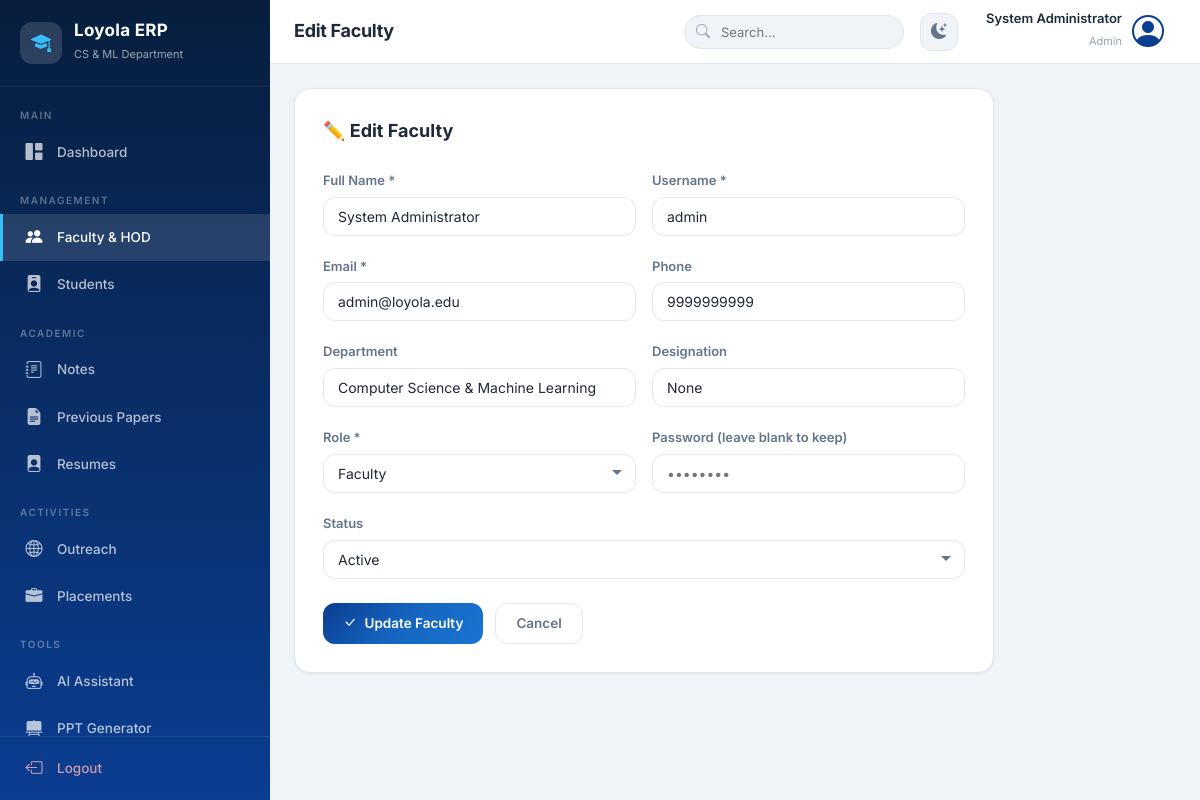
Screenshot of /admin/faculty/edit/1 (signed in) with the database file from the repository.
### models/user_model.py (models this page shows, shortened)
class User(db.Model):
    __tablename__ = "users"
    id = db.Column(db.Integer, primary_key=True)
    username = db.Column(db.String(80), unique=True, nullable=False)
    email = db.Column(db.String(120), unique=True, nullable=False)
    password_hash = db.Column(db.String(255), nullable=False)
    full_name = db.Column(db.String(150), nullable=False)
    phone = db.Column(db.String(20))
    department = db.Column(db.String(100), default="Computer Science & Machine Learning")
    role = db.Column(db.String(20), nullable=False)  # admin, hod, faculty, student
    roll_no = db.Column(db.String(50), unique=True, nullable=True)  # students only
    designation = db.Column(db.String(100), nullable=True)  # faculty/hod only
    profile_photo = db.Column(db.String(255), nullable=True)
    status = db.Column(db.String(20), default="Active")  # Active / Inactive
    semester = db.Column(db.Integer, nullable=True)  # students only
    batch_year = db.Column(db.String(20), nullable=True)  # students only
    created_at = db.Column(db.DateTime, default=datetime.utcnow)
    notes = db.relationship("Notes", backref="uploader", lazy=True, foreign_keys="Notes.uploaded_by")
    papers = db.relationship("Papers", backref="uploader", lazy=True, foreign_keys="Papers.uploaded_by")
    resume = db.relationship("Resume", backref="student", uselist=False, lazy=True)
    notifications = db.relationship("Notification", backref="user", lazy=True)

### routes/admin.py (the view, shortened to what this page needs)
@admin_bp.route("/faculty/edit/<int:id>", methods=["GET", "POST"])
@role_required("admin")
def edit_faculty(id):
    user = User.query.get_or_404(id)
    return render_template("admin/faculty_form.html", edit=user)

### templates/admin/faculty_form.html (shortened to what this page needs)
{% extends "base.html" %}
{% block page_title %}{{ 'Edit' if edit else 'Add New' }} Faculty{% endblock %}
{% block content %}
<div class="form-card" style="max-width:700px">
    <h3>{{ '✏️ Edit Faculty' if edit else '➕ Add Faculty' }}</h3>
    <form method="POST" action="{{ '/admin/faculty/edit/' ~ edit.id if edit else '/admin/faculty/add' }}">
        <div class="form-row">
            <div class="form-group"><label>Full Name *</label><input type="text" name="full_name" class="form-control" value="{{ edit.full_name if edit else '' }}" required></div>
            <div class="form-group"><label>Username *</label><input type="text" name="username" class="form-control" value="{{ edit.username if edit else '' }}" {% if edit %}readonly{% endif %} required></div>
        </div>
        <div class="form-row">
            <div class="form-group"><label>Email *</label><input type="email" name="email" class="form-control" value="{{ edit.email if edit else '' }}" required></div>
            <div class="form-group"><label>Phone</label><input type="text" name="phone" class="form-control" value="{{ edit.phone if edit else '' }}"></div>
        </div>
        <div class="form-row">
            <div class="form-group"><label>Department</label><input type="text" name="department" class="form-control" value="{{ edit.department if edit else 'Computer Science & Machine Learning' }}"></div>
            <div class="form-group"><label>Designation</label><input type="text" name="designation" class="form-control" value="{{ edit.designation if edit else '' }}" placeholder="e.g. Assistant Professor"></div>
        </div>
        <div class="form-row">
            <div class="form-group"><label>Role *</label><select name="role" class="form-control"><option value="faculty" {{ 'selected' if edit and edit.role=='faculty' }}>Faculty</option><option value="hod" {{ 'selected' if edit and edit.role=='hod' }}>HOD</option></select></div>
            <div class="form-group"><label>Password {{ '(leave blank to keep)' if edit else '*' }}</label><input type="password" name="password" class="form-control" {{ '' if edit else 'required' }} placeholder="{{ '••••••••' if edit else 'Enter password' }}"></div>
        </div>
        {% if edit %}
        <div class="form-group"><label>Status</label><select name="status" class="form-control"><option value="Active" {{ 'selected' if edit.status=='Active' }}>Active</option></select></div>
        {% endif %}
        <div style="margin-top:24px;display:flex;gap:12px">
            <button type="submit" class="btn btn-primary"><i class="bi bi-check-lg"></i> {{ 'Update' if edit else 'Save' }} Faculty</button>
            <a href="/admin/faculty" class="btn btn-outline">Cancel</a>
        </div>
    </form>
</div>
{% endblock %}

### templates/base.html (shortened to what this page needs)
<!DOCTYPE html>
<html lang="en" data-theme="light">
<head>
    <link rel="stylesheet" href="https://cdn.jsdelivr.net/npm/bootstrap-icons@1.11.3/font/bootstrap-icons.min.css">
    <link rel="stylesheet" href="{{ url_for('static', filename='css/style.css') }}">
</head>
<body>
<div class="app-layout">
    <aside class="sidebar" id="sidebar">
        <div class="sidebar-header">
            <div class="brand">
                <div class="brand-icon">
                    <i class="bi bi-mortarboard-fill"></i>
                </div>
                <div class="brand-text">
                    <h1>Loyola ERP</h1>
                    <span>CS & ML Department</span>
                </div>
            </div>
        </div>
        <nav class="sidebar-nav">
            {% if session.role == 'admin' %}
            <div class="nav-section">
                <span class="nav-section-title">Main</span>
                <a href="/admin/dashboard" class="nav-link {{ 'active' if request.path == '/admin/dashboard' }}">
                    <i class="bi bi-grid-1x2-fill"></i><span>Dashboard</span>
                </a>
            </div>
            <div class="nav-section">
                <span class="nav-section-title">Management</span>
                <a href="/admin/faculty" class="nav-link {{ 'active' if '/admin/faculty' in request.path }}">
                    <i class="bi bi-people-fill"></i><span>Faculty & HOD</span>
                </a>
                <a href="/admin/students" class="nav-link {{ 'active' if '/admin/students' in request.path }}">
                    <i class="bi bi-person-badge-fill"></i><span>Students</span>
                </a>
            </div>
            <div class="nav-section">
                <span class="nav-section-title">Academic</span>
                <a href="/admin/notes" class="nav-link {{ 'active' if '/admin/notes' in request.path }}">
                    <i class="bi bi-journal-text"></i><span>Notes</span>
                </a>
                <a href="/admin/papers" class="nav-link {{ 'active' if '/admin/papers' in request.path }}">
                    <i class="bi bi-file-earmark-text-fill"></i><span>Previous Papers</span>
                </a>
                <a href="/admin/resumes" class="nav-link {{ 'active' if '/admin/resumes' in request.path }}">
                    <i class="bi bi-file-person-fill"></i><span>Resumes</span>
                </a>
            </div>
            <div class="nav-section">
                <span class="nav-section-title">Activities</span>
                <a href="/admin/outreach" class="nav-link {{ 'active' if '/admin/outreach' in request.path }}">
                    <i class="bi bi-globe2"></i><span>Outreach</span>
                </a>
                <a href="/admin/placements" class="nav-link {{ 'active' if '/admin/placements' in request.path }}">
                    <i class="bi bi-briefcase-fill"></i><span>Placements</span>
                </a>
            </div>
            <div class="nav-section">
                <span class="nav-section-title">Tools</span>
                <a href="/chatbot" class="nav-link {{ 'active' if '/chatbot' in request.path }}">
                    <i class="bi bi-robot"></i><span>AI Assistant</span>
                </a>
                <a href="/ppt" class="nav-link {{ 'active' if '/ppt' in request.path }}">
                    <i class="bi bi-easel2-fill"></i><span>PPT Generator</span>
                </a>
            </div>
            {% endif %}
        </nav>
        <div class="sidebar-footer">
            <a href="/logout" class="nav-link logout-link">
                <i class="bi bi-box-arrow-left"></i><span>Logout</span>
            </a>
        </div>
    </aside>
    <main class="main-content" id="mainContent">
        <header class="topbar">
            <div class="topbar-left">
                <h2 class="page-title">{% block page_title %}Dashboard{% endblock %}</h2>
            </div>
            <div class="topbar-right">
                <div class="search-box">
                    <i class="bi bi-search"></i>
                    <input type="text" placeholder="Search..." id="globalSearch">
                </div>
                <button class="icon-btn" onclick="toggleTheme()" title="Toggle Theme">
                    <i class="bi bi-moon-stars-fill" id="themeIcon"></i>
                </button>
                <div class="user-menu">
                    <div class="user-info">
                        <span class="user-name">{{ session.get('name', 'User') }}</span>
                        <span class="user-role">{{ session.get('role', 'guest') | capitalize }}</span>
                    </div>
                    <div class="user-avatar">
                        <i class="bi bi-person-circle"></i>
                    </div>
                </div>
            </div>
        </header>
        <div class="page-content">
            {% block content %}{% endblock %}
        </div>
    </main>
</div>
</body>
</html>

### rows the page displays
User: get "System Administrator", full_name "System Administrator", username "admin", email "admin@loyola.edu", phone "9999999999", department "Computer Science & Machine Learning", designation "None"

### other values shown
{{ 'Edit' if edit else 'Add New' }} "Edit"
{{ session.get('role', 'guest') | capitalize }} "Admin"
{{ '✏️ Edit Faculty' if edit else '➕ Add Faculty' }} "✏️ Edit Faculty"
{{ '(leave blank to keep)' if edit else '*' }} "(leave blank to keep)"
{{ 'Update' if edit else 'Save' }} "Update"
